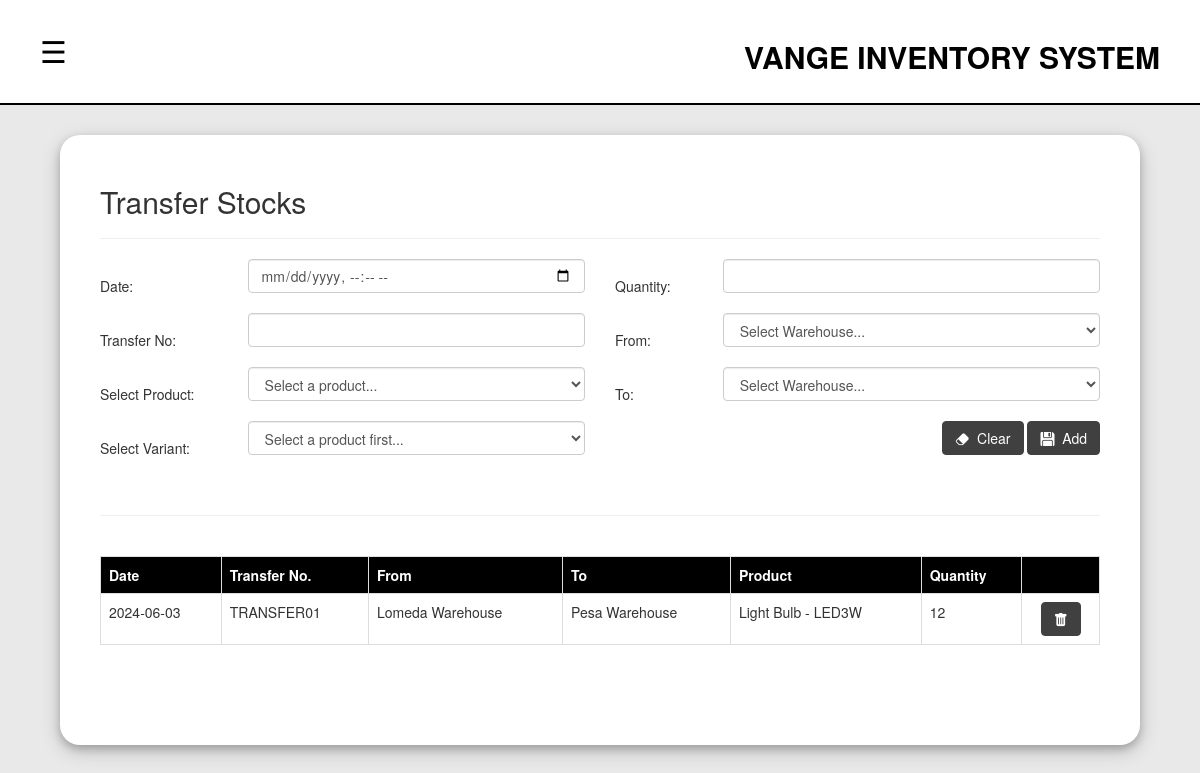
/transfer_stocks.php (signed in), run on the app's committed database.
### tables this page shows
CREATE TABLE `warehouse_transfers` (
  `id` int(11) NOT NULL,
  `transfer_no` varchar(50) NOT NULL,
  `product_variant_id` int(11) DEFAULT NULL,
  `from_warehouse` int(11) DEFAULT NULL,
  `to_warehouse` int(11) DEFAULT NULL,
  `transfer_date` date DEFAULT NULL,
  `quantity` int(11) DEFAULT NULL
);

CREATE TABLE `warehouses` (
  `id` int(11) NOT NULL,
  `name` varchar(100) DEFAULT NULL,
  `location` text DEFAULT NULL
);

CREATE TABLE `products` (
  `id` int(11) NOT NULL,
  `code` varchar(50) NOT NULL,
  `name` varchar(100) NOT NULL,
  `description` text DEFAULT NULL,
  `category_id` int(11) NOT NULL,
  `tags` varchar(255) DEFAULT NULL,
  `discount` decimal(10,2) DEFAULT 0.00,
  `reorder_point` int(11) NOT NULL DEFAULT 0,
  `created_at` timestamp NOT NULL DEFAULT current_timestamp()
);

CREATE TABLE `product_variants` (
  `id` int(11) NOT NULL,
  `product_id` int(11) DEFAULT NULL,
  `variant_name` varchar(100) DEFAULT NULL,
  `variant_desc` text DEFAULT NULL,
  `price` decimal(10,2) NOT NULL DEFAULT 0.00,
  `created_at` timestamp NOT NULL DEFAULT current_timestamp()
);

### transfer_stocks.php (the view, shortened to what this page needs)
<?php
    include("navbar.php");
?>
<!DOCTYPE html>
<html lang="en">
<head>
</head>
<body>
    <div class="content_container">
        <div class="row">
            <div class="col-lg-12">
            <h2>Transfer Stocks</h2><hr>
                <form action="" method="get">
                    <div class="row">
                        <div class="col-lg-6">
                            <table width="100%">
                                <tr>
                                    <td>Date: <br></td>
                                    <td><input type="datetime-local" name="txt_date" id="txt_date" class="txt_input form-control"><br></td>
                                </tr>
                                <tr>
                                    <td>Transfer No: <br></td>
                                    <td><input type="text" name="txt_transfer_no" id="txt_transfer_no" class="txt_input form-control"><br></td>
                                </tr>
                                <tr>
                                    <td>Select Product: <br></td>
                                    <td><select name="slct_product" id="slct_product" class="txt_input form-control">
                                        <option value="">Select a product...</option>
                                    </select><br></td>
                                </tr>
                                <tr>
                                    <td>Select Variant: <br> </td>
                                    <td><select name="slct_prodvariant" id="slct_prodvariant" class="txt_input form-control">
                                        <option value="">Select a product first...</option>
                                    </select><br></td>
                                </tr>
                            </table>
                        </div>
                        <div class="col-lg-6">
                            <table width="100%">
                                <tr>
                                    <td>Quantity: <br></td>
                                    <td><input type="number" name="txt_qty" id="txt_qty" class="txt_input form-control"><br></td>
                                </tr>
                                <tr>
                                    <td>From: <br></td>
                                    <td><select name="slct_from" id="slct_from" class="txt_input form-control">
                                        <option value="">Select Warehouse...</option>
                                    </select><br></td>
                                </tr>
                                <tr>
                                    <td>To: <br></td>
                                    <td><select name="slct_to" id="slct_to" class="txt_input form-control">
                                        <option value="">Select Warehouse...</option>
                                    </select><br></td>
                                </tr>
                                <tr>
                                    <td colspan="2" style="text-align:right;">
                                        <button type='button' class='btn btn-danger btn_clear'> <i class='bi bi-eraser-fill'></i> &nbsp;Clear</button>
                                        <button type='submit' class='btn btn-success'><i class='bi bi-floppy-fill'></i> &nbsp;Add</button>
                                    </td>
                                </tr>
                            </table>
                        </div>
                    </div>
                </form>
            </div>
        </div>
        <br><hr><br>
        <div class="record_table">
        <table class="table table-bordered" width="100%">
            <tr>
                <th>Date</th>
                <th>Transfer No.</th>
                <th>From</th>
                <th>To</th>
                <th>Product</th>
                <th>Quantity</th>
                <th></th>
            </tr>
            <?php
                $result = $conn->query("select warehouse_transfers.id , warehouse_transfers.transfer_date, warehouse_transfers.quantity, warehouse_transfers.transfer_no, from_warehouse.name as from_warehouse_name, to_warehouse.name as to_warehouse_name, product_variants.variant_name, products.name as product_name from warehouse_transfers, warehouses as from_warehouse, warehouses as to_warehouse, product_variants, products where warehouse_transfers.from_warehouse = from_warehouse.id and warehouse_transfers.to_warehouse = to_warehouse.id and warehouse_transfers.product_variant_id = product_variants.id and product_variants.product_id = products.id");
                while($row = $result->fetch_assoc()){
                    echo "<tr>
                        <td>$row[transfer_date]</td>
                        <td>$row[transfer_no]</td>
                        <td>$row[from_warehouse_name]</td>
                        <td>$row[to_warehouse_name]</td>
                        <td>$row[product_name] - $row[variant_name]</td>
                        <td>$row[quantity]</td>
                        <td><center><button type='button' class='btn btn-danger btn_del' transfer_id='$row[id]'><i class='bi bi-trash-fill'></i></button></center></td>
                    </tr>";
                }
            ?>
        </table>
        </div>
        <br><br>
    </div>
</body>
</html>

### style.css (style rules this page uses)
body { overflow-x: hidden; background-color: rgb(233, 233, 233); }
.table-bordered tr th { background-color: black; color: white; }
.content_container { padding: 40px; padding-top: 30px; width: 100%; box-shadow: 0 4px 8px 0 rgba(0, 0, 0, 0.2), 0 6px 20px 0 rgba(0, 0, 0, 0.19); width: 90%; margin: 0 auto; margin-top: 30px; margin-bottom: 30px; border-radius: 20px; background-color: white; }
.all_products, .record_table { overflow-x: auto; }
.btn { background-color: rgb(64, 64, 64); border-color: rgb(64, 64, 64); color: white; transition: 0.5s ease }

### data on the page
warehouse_transfers: transfer_date "2024-06-03", transfer_no "TRANSFER01", from_warehouse.name "Lomeda Warehouse", to_warehouse.name "Pesa Warehouse", products.name "Light Bulb", product_variant.variant_name "LED3W", quantity "12"
